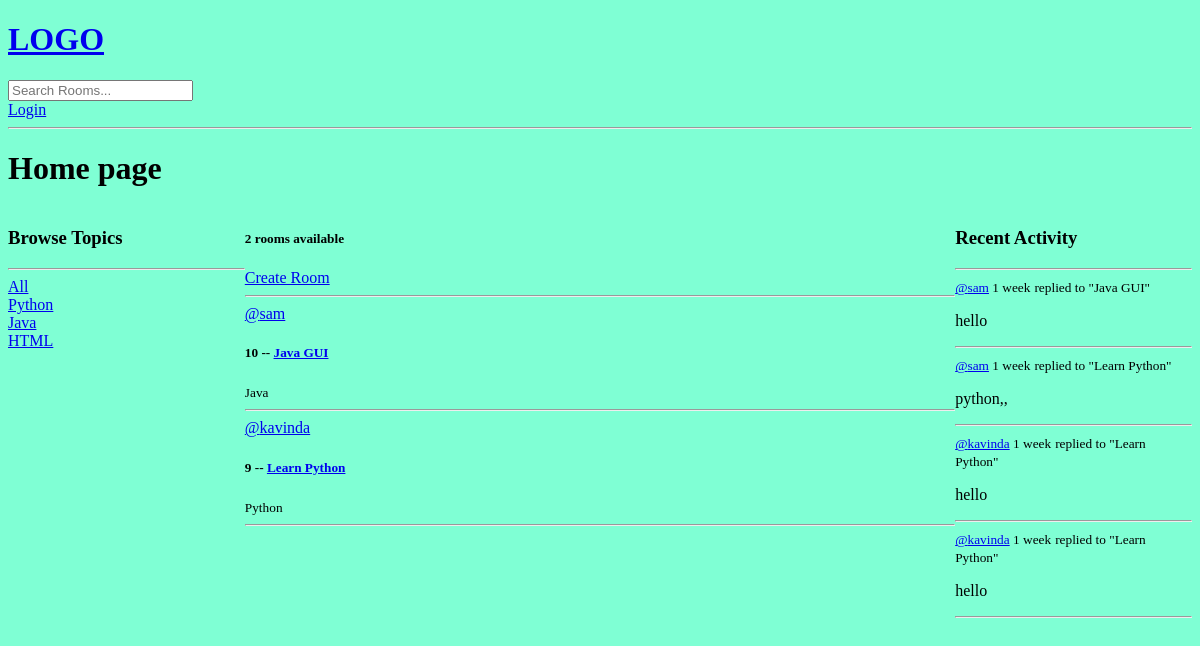
Before: / with the older database file.
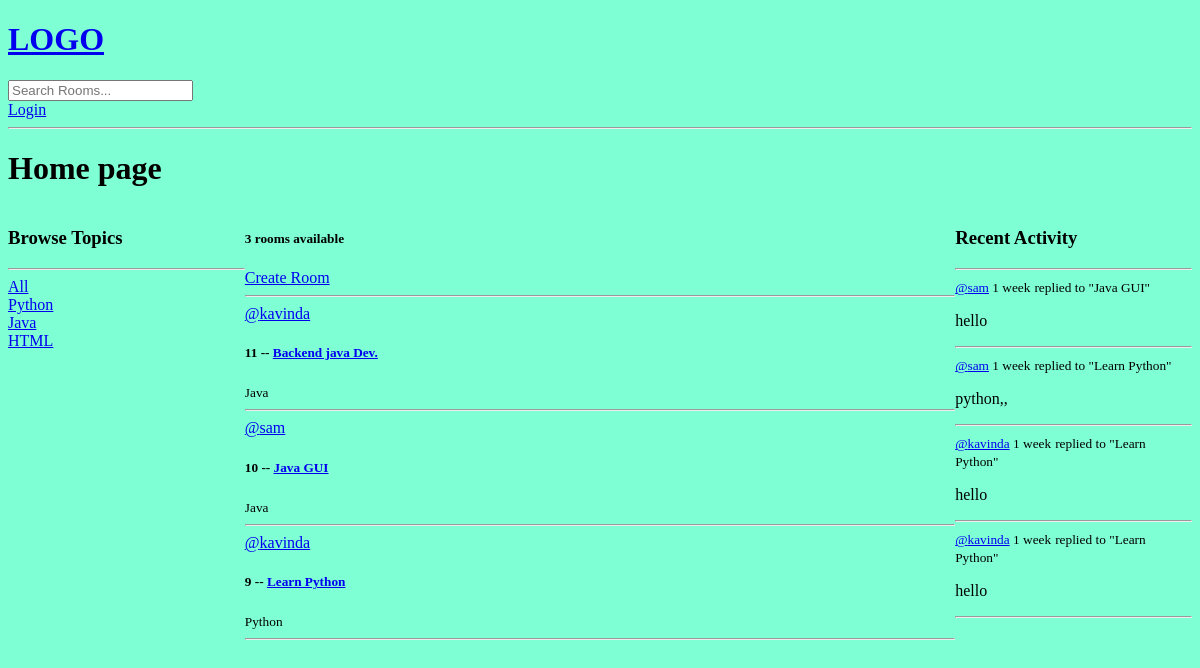
After: the same page with the newer database file.
### base/models.py (models this page shows, shortened)
class Topic(models.Model):
    name = models.CharField(max_length=200)

class Room(models.Model):
    host = models.ForeignKey(User, on_delete=models.SET_NULL, null=True)
    topic = models.ForeignKey(Topic, on_delete=models.SET_NULL, null=True)
    name = models.CharField(max_length=200)
    description = models.TextField(null=True, blank=True) # database field (can Empty), form field (can Empty)
    participants = models.ManyToManyField(User, related_name='participant', blank=True)
    updated = models.DateTimeField(auto_now=True) # everytime save (or updated) the field
    created = models.DateTimeField(auto_now_add=True) # first time created the field
    class Meta:
        ordering = ['-updated', '-created'] # ('-' for reverse the order)
    def __str__(self):
        return self.name

class Message(models.Model):
    user = models.ForeignKey(User, on_delete=models.CASCADE)
    room = models.ForeignKey(Room, on_delete=models.CASCADE) # when room delete, delete all chiled messages
    body = models.TextField()
    updated = models.DateTimeField(auto_now=True)
    created = models.DateTimeField(auto_now_add=True)
    class Meta:
        ordering = ['-updated', '-created']
    def __str__(self):
        return self.body[0:50]

### base/views.py (the view)
# urls.py: path('', views.home, name='home'),
def home(request):
    q = request.GET.get('q') if request.GET.get('q') != None else ''
    rooms = Room.objects.filter(
        Q(topic__name__icontains = q) |
        Q(name__icontains = q) |
        Q(description__icontains = q)
        ) # search
    topcs = Topic.objects.all()
    room_count = rooms.count()
    room_messages = Message.objects.filter(Q(room__topic__name__icontains=q))
    context = {
        'rooms': rooms,
        'topics': topcs,
        'room_count': room_count,
        'room_messages': room_messages
        }
    return render(request, 'base/home.html', context)

### base/templates/base/home.html (shortened to what this page needs)
{% extends 'main.html' %} {% block content %}
<h1>Home page</h1>
<div class="home-container">
  <div>
    {% include 'base/topics_component.html' %}
  </div>
  <div>
    <h5>{{room_count}} rooms available</h5>
    <a href="{% url 'create-room' %}">Create Room</a>
    <hr />
    {% include 'base/feed_component.html' %}
  </div>
  <div>
    {% include 'base/activity_component.html' %}
  </div>
</div>
{% endblock content %}

### base/templates/base/topics_component.html
<h3>Browse Topics</h3>
<hr />
<div>
    <a href="{% url 'home' %}">All</a>
</div>
{% for topic in topics %}
<div>
    <a href="{% url 'home' %}?q={{topic.name}}">{{topic.name}}</a>
</div>
{% endfor %}

### base/templates/base/feed_component.html (shortened to what this page needs)
<div>
    {% for room in rooms %}
    <div>
        <a href="{% url 'user-profile' room.host.id %}">@{{room.host.username}}</a>
        <h5>
            {{room.id}} -- <a href="{% url 'room' room.id %}">{{room.name}}</a>
        </h5>
        <small>{{room.topic.name}}</small>
        <hr />
    </div>
    {% endfor %}
</div>

### base/templates/base/activity_component.html (shortened to what this page needs)
<h3>Recent Activity</h3>
<hr>
{% for message in room_messages %}
<div>
    <small><a href="{% url 'user-profile' message.user.id%}">@{{message.user}}</a> {{message.created|timesince}}</small>
    <small>replied to "{{message.room}}"</small>
    <p>{{message}}</p>
    <hr>
</div>
{% endfor %}

Changed rows visible on the page:
added Room: host.username "kavinda", id "11", name "Backend java Dev.", topic.name "Java"
Other visible differences:
{{ room_count }}: "2" → "3"
